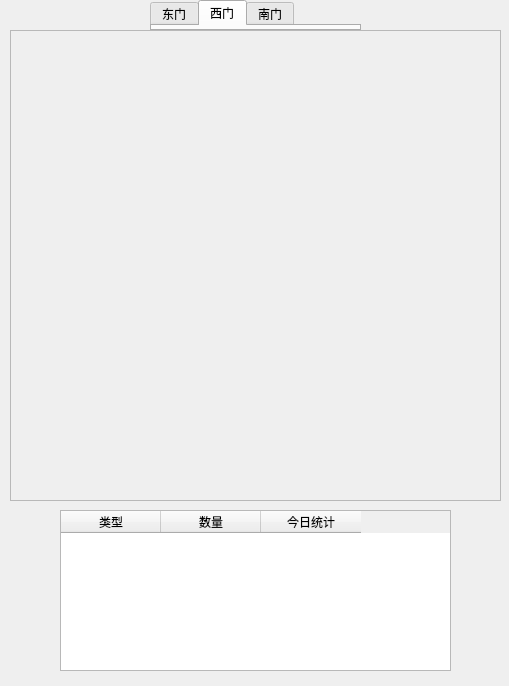
<?xml version="1.0" encoding="UTF-8"?>
<ui version="4.0">
 <class>Dialog</class>
 <widget class="QDialog" name="Dialog">
  <property name="geometry">
   <rect>
    <x>0</x>
    <y>0</y>
    <width>509</width>
    <height>686</height>
   </rect>
  </property>
  <property name="windowTitle">
   <string>Dialog</string>
  </property>
  <widget class="QTabWidget" name="tabWidget">
   <property name="geometry">
    <rect>
     <x>150</x>
     <y>0</y>
     <width>211</width>
     <height>31</height>
    </rect>
   </property>
   <property name="sizePolicy">
    <sizepolicy hsizetype="Preferred" vsizetype="Expanding">
     <horstretch>0</horstretch>
     <verstretch>0</verstretch>
    </sizepolicy>
   </property>
   <property name="minimumSize">
    <size>
     <width>3</width>
     <height>0</height>
    </size>
   </property>
   <property name="baseSize">
    <size>
     <width>2</width>
     <height>0</height>
    </size>
   </property>
   <property name="tabShape">
    <enum>QTabWidget::Rounded</enum>
   </property>
   <property name="currentIndex">
    <number>1</number>
   </property>
   <property name="iconSize">
    <size>
     <width>127</width>
     <height>20</height>
    </size>
   </property>
   <property name="tabBarAutoHide">
    <bool>false</bool>
   </property>
   <widget class="QWidget" name="tab">
    <property name="font">
     <font>
      <pointsize>11</pointsize>
     </font>
    </property>
    <attribute name="title">
     <string>东门</string>
    </attribute>
   </widget>
   <widget class="QWidget" name="tab_5">
    <attribute name="title">
     <string>西门</string>
    </attribute>
   </widget>
   <widget class="QWidget" name="tab_2">
    <attribute name="title">
     <string>南门</string>
    </attribute>
   </widget>
  </widget>
  <widget class="QFrame" name="frame">
   <property name="geometry">
    <rect>
     <x>10</x>
     <y>30</y>
     <width>491</width>
     <height>471</height>
    </rect>
   </property>
   <property name="frameShape">
    <enum>QFrame::StyledPanel</enum>
   </property>
   <property name="frameShadow">
    <enum>QFrame::Raised</enum>
   </property>
   <widget class="QLabel" name="label">
    <property name="geometry">
     <rect>
      <x>20</x>
      <y>10</y>
      <width>451</width>
      <height>451</height>
     </rect>
    </property>
    <property name="text">
     <string/>
    </property>
   </widget>
  </widget>
  <widget class="QTableWidget" name="tableWidget">
   <property name="geometry">
    <rect>
     <x>60</x>
     <y>510</y>
     <width>391</width>
     <height>161</height>
    </rect>
   </property>
   <column>
    <property name="text">
     <string>类型</string>
    </property>
   </column>
   <column>
    <property name="text">
     <string>数量</string>
    </property>
   </column>
   <column>
    <property name="text">
     <string>今日统计</string>
    </property>
   </column>
  </widget>
 </widget>
 <resources/>
 <connections/>
</ui>
